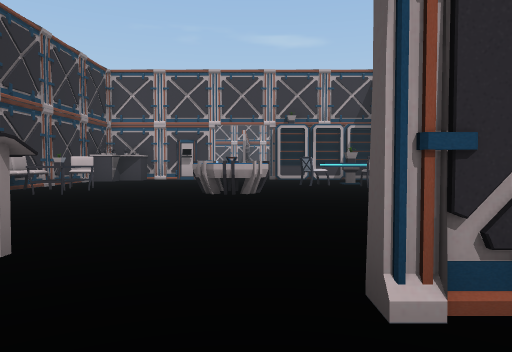
[1] (above)

16 first-person views from a walk through a 3-D level made in the Unity game engine. The camera is 1.2 m above the floor, tilts 2° down and sees 70° across. Doors are open. The floor is counted in squares, 2 m on a side. Each view is taken from the middle of a square. On the plan, view 1 faces up. The plan holds only what a view shows up to about 10 squares ahead; the rest is blank. The place goes on beyond the plan. Some surface patterns are stand-ins.

[2]
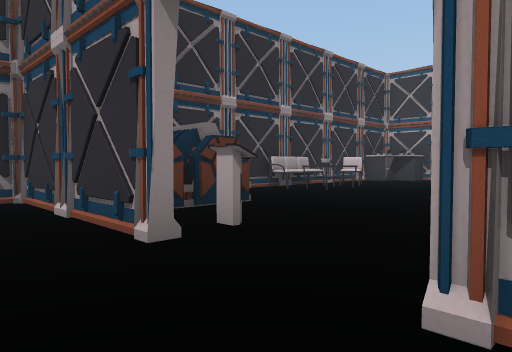

[3]
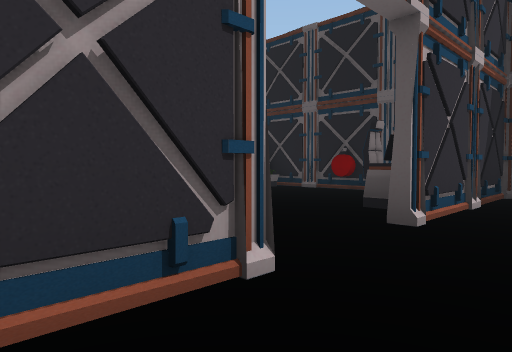

[4]
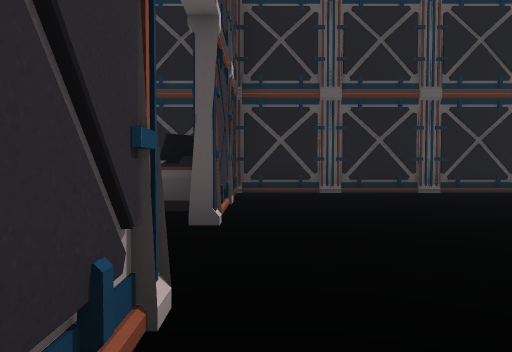

[5]
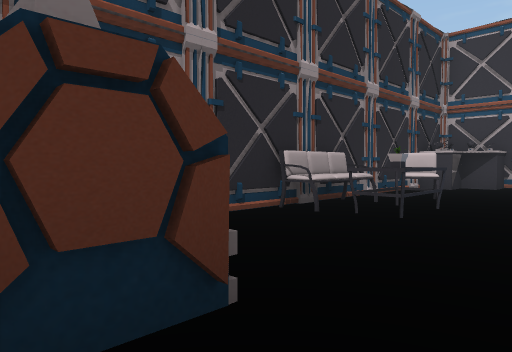

[6]
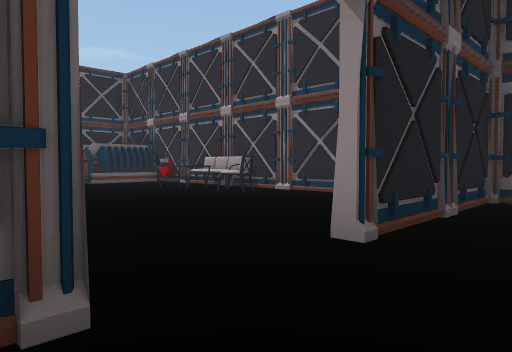

[7]
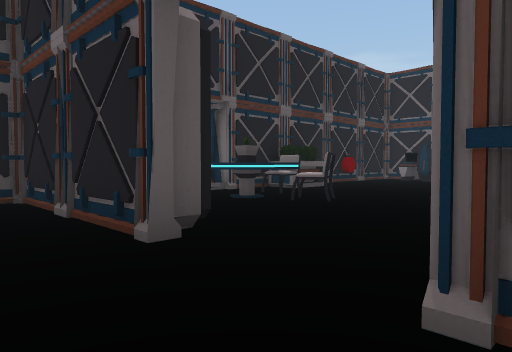

[8]
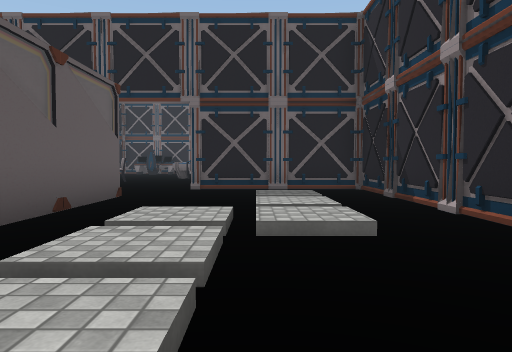

[9]
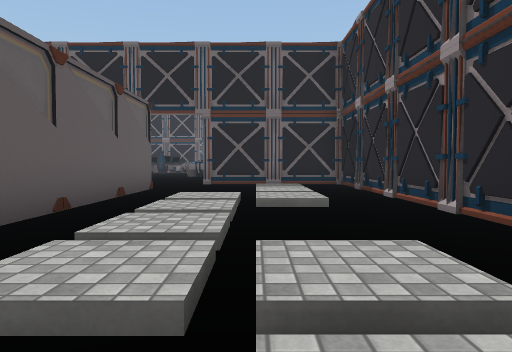

[10]
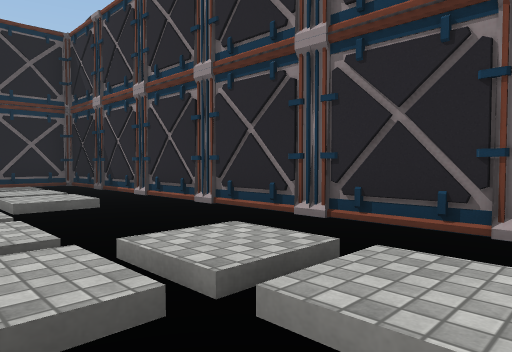

[11]
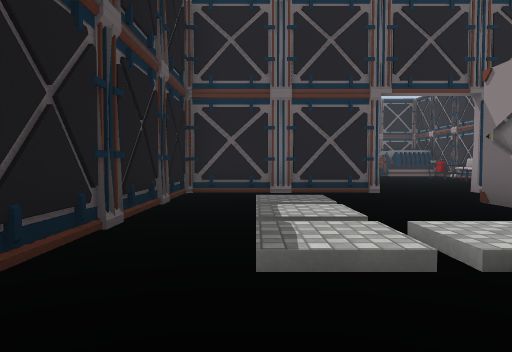

[12]
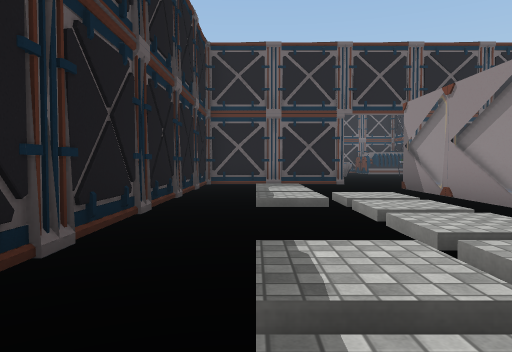

[13]
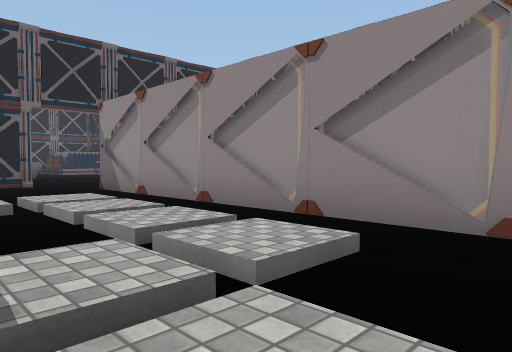

[14]
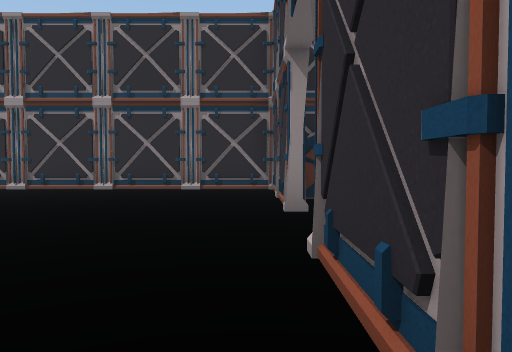

[15]
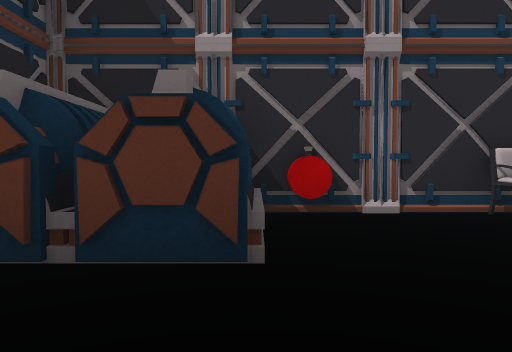

[16]
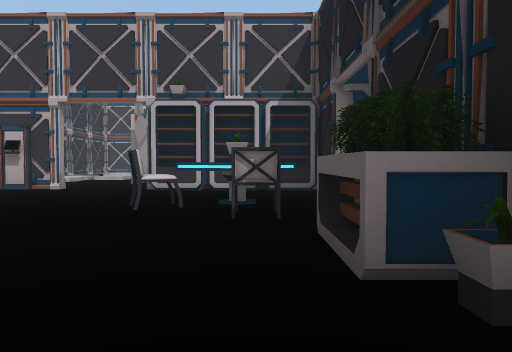

### Floor plan
Points are (right, up) in squares from view 1. A wall is a line through its corners. A room is listed if a view was taken in it or the views show most of it. See-through windows are left out.
Room 1 (views 1, 3, 4)
walls: (-1.4, 1.4) (-5.4, 1.4) (-5.4, -5); (-1.5, 2.3) (-2, 2.3); (4.4, -4.2) (4.4, 0.4)
ways out: opening at (2, 0.7) to room 2; open door at (-0.5, 1.5) to room 2
Room 2 (views 2, 5, 14, 15, 16)
walls: (0.2, 7.2) (-0.2, 6.8) (-0.8, 6.8) (-1.2, 7.2); (3.5, 6.8) (3.5, 8.2); (3.7, 7) (3.7, 8.2); (4.1, 6.9) (4.1, 7.5) (3.5, 7.8); (4.1, 6.9) (3.6, 7.1); (4.4, 7) (3.5, 7.4); (4.4, 5.4) (4.4, 9.5); (-5.2, 6.2) (-5.5, 5.8); (-5.4, 6.5) (-5.4, 4) (-3, 4) (-3, 1.8); (1.6, 1.4) (0.5, 1.4); (-5.7, 4.9) (-5.1, 4.2); (4.4, 11.4) (4.4, 13.3); (-1.7, 13.3) (-4, 13.3); (1.8, 13.3) (0.7, 13.3); (-5.4, 11.4) (-5.4, 8.4); (-2.1, 13.8) (-2.1, 13.3); (4.5, 12.9) (0.7, 12.9); (4.4, 0.4) (4.4, 1.4) (3.1, 1.4)
ways out: opening at (2, 0.7) to room 1; open door at (-0.5, 1.5) to room 1; open door at (-0.5, 13.5) to room 3
objects: table (-4, 7) to (-4, 8); chair (-4, 9); desk (2, 2) to (3, 2); chair (2, 10); table (2, 11); chair (3, 9); plant (3, 10) to (3, 11)
Room 3 (views 6, 11, 12, 13)
walls: (4.3, 18.7) (4.6, 19.1); (4.2, 17.8) (4.5, 18.2); (4.2, 20.7) (4.5, 21.1); (4.2, 16.7) (4.5, 17.1); (-0.6, 23.5) (-0.6, 15.4); (1.7, 13.5) (2.2, 13.8); (0.4, 13.6) (4.4, 13.6) (4.4, 22.1); (2.9, 13.4) (3.3, 13.7)
ways out: open door at (-0.5, 13.5) to room 2; opening at (-1, 15) to room 4
Room 4 (views 7, 8, 9, 10)
walls: (-5.6, 21) (-5.3, 20.6); (-0.6, 15.4) (-0.6, 20.6); (-5.5, 23.1) (-5.2, 22.7); (-5.4, 23.5) (-5.4, 13.6) (-1.7, 13.6); (-3.2, 13.8) (-2.8, 13.5); (-4.3, 13.8) (-3.9, 13.5)
ways out: opening at (-1, 15) to room 3

Positions as (right, up) in squares from view 1, and headings:
1: (0, 0), facing up
2: (1, 0), facing up-left
3: (-3, 0), facing up-right
4: (-3, 1), facing right
5: (-2, 3), facing up-left
6: (1, 15), facing down-left
7: (-2, 15), facing down-right
8: (-3, 22), facing down
9: (-3, 24), facing down
10: (-2, 24), facing down-left
11: (3, 21), facing down
12: (3, 24), facing down
13: (3, 24), facing down-left
14: (3, 1), facing left
15: (-1, 4), facing left
16: (3, 5), facing up
